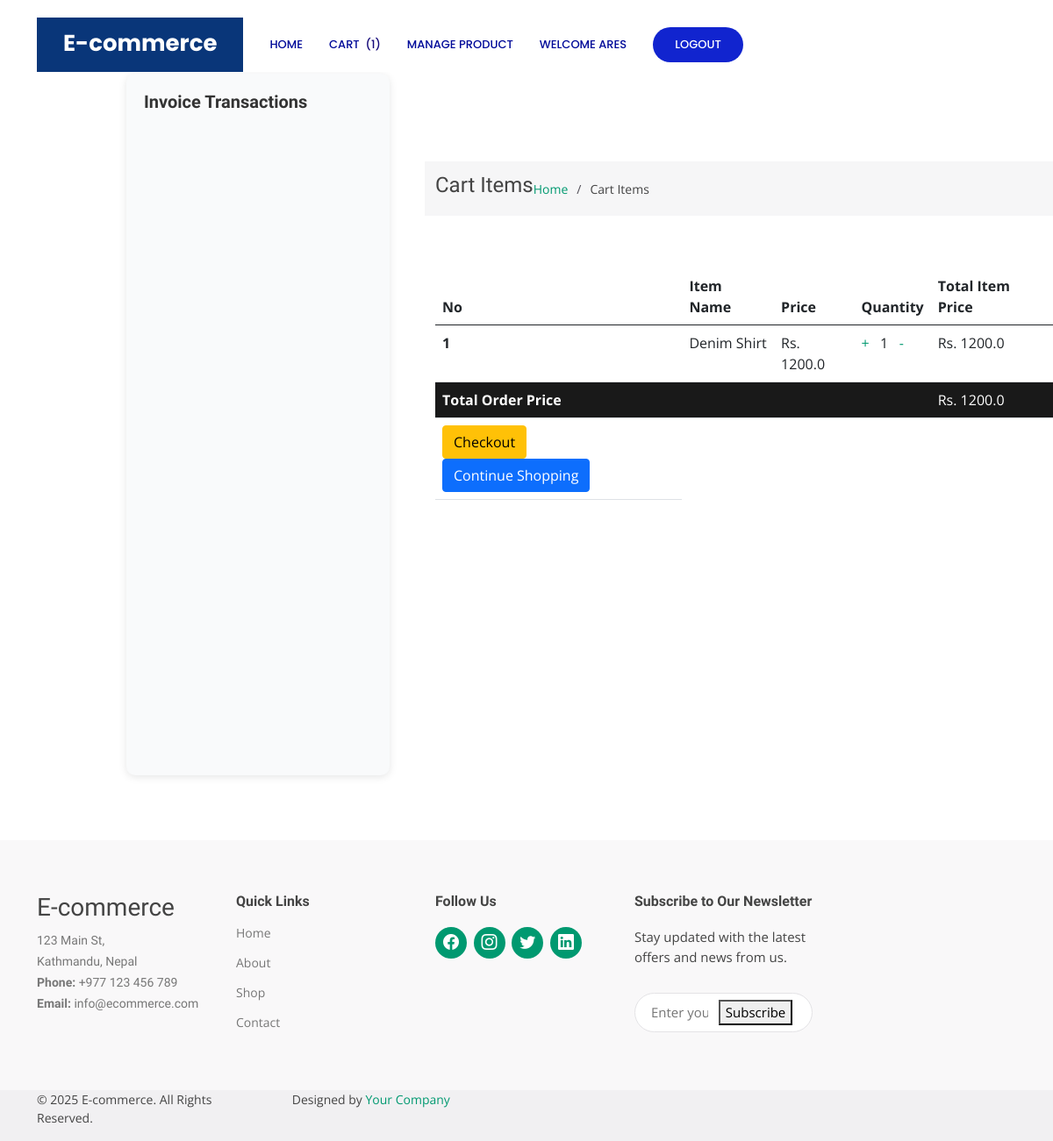
/orderlist (signed in), run on an earlier commit of the app's database.
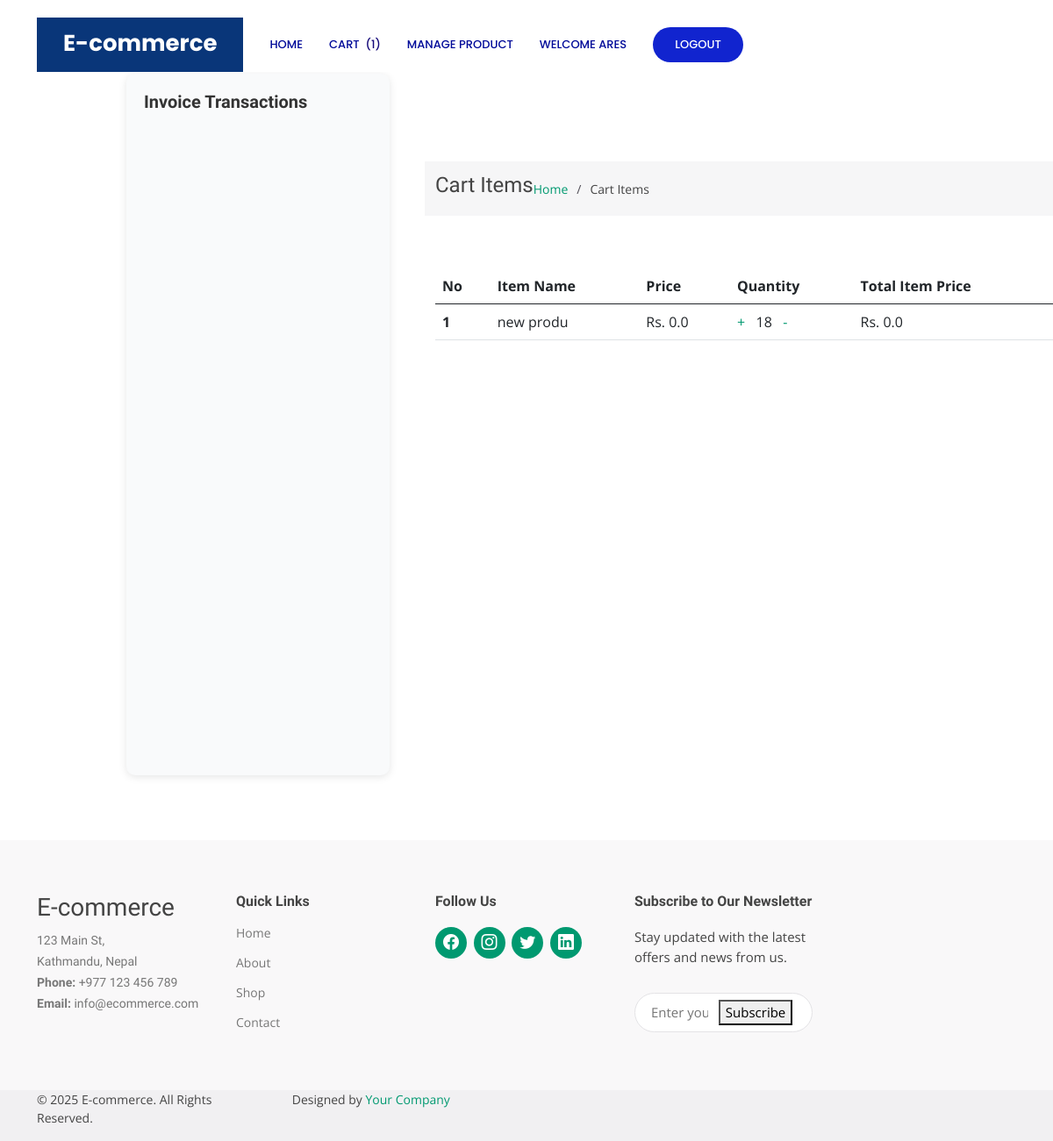
And on a later commit of the database.
### core/models.py (models this page shows, shortened)
class Order(models.Model):
    user = models.ForeignKey(User, on_delete=models.CASCADE)
    items = models.ManyToManyField(OrderItem)
    start_date = models.DateTimeField(auto_now_add=True)
    ordered_date = models.DateTimeField()
    ordered = models.BooleanField(default=False)
    order_id = models.UUIDField(default=uuid.uuid4, editable=False, unique=True)
    datetime_ofpayment = models.DateTimeField(auto_now_add=True)
    order_delivered = models.BooleanField(default=False)
    order_received = models.BooleanField(default=False)
    product_order_id = models.CharField(max_length=500, null=True, blank=True)
    esewa_payment_id = models.CharField(max_length=500, null=True, blank=True)
    def get_total_price(self):
        total = 0
        for order_item in self.items.all():
            total += order_item.get_final_price()
        return total

class OrderItem(models.Model):
    user = models.ForeignKey(User, on_delete=models.CASCADE)
    ordered = models.BooleanField(default=False)
    product = models.ForeignKey(Product, on_delete=models.CASCADE)
    quantity = models.IntegerField(default=1)
    def get_total_item_price(self):
        return self.quantity * self.product.price
    def get_final_price(self):
        return self.get_total_item_price()

class Product(models.Model):
    name = models.CharField(max_length=100)
    category = models.ForeignKey("Category", on_delete=models.CASCADE)
    desc = models.TextField()
    price = models.FloatField(default=0.0)
    product_available_count = models.IntegerField(default=0)
    img = models.ImageField(upload_to="images/")

### core/views.py (the view)
# urls.py: path("orderlist", views.orderlist, name="orderlist"),
def orderlist(request):
    invoices = Invoice.objects.filter(user_id=request.user.id)
    print("Invoices:", invoices)
    if Order.objects.filter(user=request.user, ordered=False).exists():
        order = Order.objects.get(user=request.user, ordered=False)
        return render(request, "core/orderlist.html", {"order": order, "invoices": invoices})
    return render(request, "core/orderlist.html", {"message": "Your Cart is Empty", "invoices": invoices})

### templates/core/orderlist.html (shortened to what this page needs)
{% extends 'core/base.html' %}  {% block content %}
<div>
  <div id="main" class="container mx-auto px-4 py-8">
    <div class="sidebar">
      <h3>Invoice Transactions</h3>
    </div>
    <main id="main-container">
      <section class="breadcrumbs">
        <div class="container">
          <h2>Cart Items</h2>
          <div class="d-flex justify-content-between align-items-center">
            <ol>
              <li><a href="{% url 'index' %}">Home</a></li>
              <li>Cart Items</li>
            </ol>
          </div>
        </div>
      </section>
      <section class="inner-page">
        <div class="container">
          <table class="table">
            <thead class="thead-dark">
              <tr>
                <th scope="col">No</th>
                <th scope="col">Item Name</th>
                <th scope="col">Price</th>
                <th scope="col">Quantity</th>
                <th scope="col">Total Item Price</th>
              </tr>
            </thead>
            <tbody>
              {% for order_item in order.items.all %}
              <tr>
                <th scope="row">{{ forloop.counter }}</th>
                <td>{{ order_item.product.name }}</td>
                <td>Rs. {{ order_item.product.price }}</td>
                <td>
                  <a href="{% url 'add_item' order_item.product.pk %}">+</a>
                  &nbsp; {{ order_item.quantity }} &nbsp;
                  <a href="{% url 'remove_item' order_item.product.pk %}">-</a>
                </td>
                <td>Rs. {{ order_item.get_total_item_price }}</td>
              </tr>
              {% endfor %} {% if order.get_total_price %}
              <tr class="row100 body" style="background-color: #191919">
                <td class="cell100 column1" style="color: white">
                  <b>Total Order Price</b>
                </td>
                <td class="cell100 column2"></td>
                <td class="cell100 column3"></td>
                <td class="cell100 column4"></td>
                <td class="cell100 column5" style="color: white">
                   Rs. {{ order.get_total_price}}
                </td>
              </tr>
              <tr class="row100 body">
                <td class="cell100 column1">
                  <a
                    href="{% url 'payment' %}"
                    class="btn btn-warning float-right ml-2"
                    >Checkout</a
                  >
                  <a href="/" class="btn btn-primary float-right"
                    >Continue Shopping</a
                  >
                </td>
              </tr>
              {% endif %}
            </tbody>
          </table>
        </div>
      </section>
    </main>
  </div>
  <div class="pagination mt-6">
  </div>
</div>
{% endblock %}

### templates/core/base.html (shortened to what this page needs)
<!doctype html>
{% load static %} {% load cart_template_tag %}
<html lang="en">
    <head>
        <link href="{% static 'css/style.css' %}" rel="stylesheet" />
        <link href="{% static 'vendor/aos/aos.css' %}" rel="stylesheet" />
        <link
            href="{% static 'vendor/bootstrap/css/bootstrap.min.css' %}"
            rel="stylesheet"
        />
        <link
            href="{% static 'vendor/bootstrap-icons/bootstrap-icons.css' %}"
            rel="stylesheet"
        />
        <link
            href="{% static 'vendor/boxicons/css/boxicons.min.css' %}"
            rel="stylesheet"
        />
        <link
            href="{% static 'vendor/glightbox/css/glightbox.min.css' %}"
            rel="stylesheet"
        />
        <link
            href="{% static 'vendor/remixicon/remixicon.css' %}"
            rel="stylesheet"
        />
        <link
            href="{% static 'vendor/swiper/swiper-bundle.min.css' %}"
            rel="stylesheet"
        />
        <link href="{% static 'css/style.css' %}" rel="stylesheet" />
    </head>
    <body>
        <header id="header" class="fixed-top d-flex align-items-center">
            <div class="container">
                <div
                    class="header-container d-flex align-items-center justify-content-between"
                >
                    <div class="logo">
                        <h1 class="text-light">
                            <a href="{% url 'index' %}"
                                ><span>E-commerce</span></a
                            >
                        </h1>
                    </div>
                    <nav id="navbar" class="navbar">
                        <ul>
                            {% if user.is_authenticated %}
                            <li>
                                <a class="nav-link scrollto active" href="/"
                                    >Home</a
                                >
                            </li>
                            <li>
                                <a
                                    class="nav-link scrollto active"
                                    href="{% url 'orderlist' %}"
                                    >Cart&nbsp;&nbsp;
                                    <div style="color: rgb(20, 9, 121)">
                                        ({{request.user | cart_item_count }})
                                    </div>
                                </a>
                            </li>
                            {% if user.is_superuser %}
                            <li>
                                <a
                                    class="nav-link scrollto active"
                                    href="/manageProducts"
                                    >Manage Product</a
                                >
                            </li>
                            {% endif %}
                            <li>
                                <a class="nav-link scrollto active" href="#hero"
                                    >Welcome {{user.username}}</a
                                >
                            </li>
                            <li>
                                <a
                                    class="getstarted scrollto"
                                    href="{% url 'user_logout' %}"
                                    >Logout</a
                                >
                            </li>
                            {% endif %}
                        </ul>
                    </nav>
                </div>
            </div>
        </header>
         {% block content %} {% endblock %}
        <footer id="footer">
            <div class="footer-top">
                <div class="container">
                    <div class="row">
                        <div class="col-lg-3 col-md-6 footer-contact">
                            <h3>E-commerce</h3>
                            <p>
                                123 Main St, <br />
                                Kathmandu, Nepal <br />
                                <strong>Phone:</strong> +977 123 456 789<br />
                                <strong>Email:</strong> info@ecommerce.com<br />
                            </p>
                        </div>
                        <div class="col-lg-3 col-md-6 footer-links">
                            <h4>Quick Links</h4>
                            <ul>
                                <li><a href="{% url 'index' %}">Home</a></li>
                                <li><a href="#">About</a></li>
                                <li>
                                    <a href="{% url 'all_products' %}">Shop</a>
                                </li>
                                <li>
                                    <a href="/accounts/contact">Contact</a>
                                </li>
                            </ul>
                        </div>
                        <div class="col-lg-3 col-md-6 footer-social">
                            <h4>Follow Us</h4>
                            <div class="social-links">
                                <a
                                    href="https://www.facebook.com"
                                    class="facebook"
                                    target="_blank"
                                    ><i class="bi bi-facebook"></i
                                ></a>
                                <a
                                    href="https://www.instagram.com"
                                    class="instagram"
                                    target="_blank"
                                    ><i class="bi bi-instagram"></i
                                ></a>
                                <a
                                    href="https://www.twitter.com"
                                    class="twitter"
                                    target="_blank"
                                    ><i class="bi bi-twitter"></i
                                ></a>
                                <a
                                    href="https://www.linkedin.com"
                                    class="linkedin"
                                    target="_blank"
                                    ><i class="bi bi-linkedin"></i
                                ></a>
                            </div>
                        </div>
                        <div class="col-lg-3 col-md-6 footer-newsletter">
                            <h4>Subscribe to Our Newsletter</h4>
                            <p>
                                Stay updated with the latest offers and news
                                from us.
                            </p>
                            <form action="" method="post">
                                <input
                                    type="email"
                                    name="email"
                                    placeholder="Enter your email"
                                    required
                                />
                                <button type="submit">Subscribe</button>
                            </form>
                        </div>
                    </div>
                </div>
            </div>
            <div class="footer-bottom">
                <div class="container">
                    <div class="row">
                        <div class="col-lg-6 text-center text-lg-start">
                            <p>&copy; 2025 E-commerce. All Rights Reserved.</p>
                        </div>
                        <div class="col-lg-6 text-center text-lg-end">
                            <p>
                                Designed by
                                <a
                                    href="https://www.yourwebsite.com"
                                    target="_blank"
                                    >Your Company</a
                                >
                            </p>
                        </div>
                    </div>
                </div>
            </div>
        </footer>
    </body>
</html>

What changed in the data, as far as the page shows it:
removed OrderItem: product.name "Denim Shirt", product.price "1200.0", quantity "1", get_total_item_price "1200.0"
no longer on this page (row edited): Order: get_total_price "1200.0"
added OrderItem: product.name "new produ", product.price "0.0", quantity "18", get_total_item_price "0.0"
Also different on the page:
text no longer shown: "Total Order Price Rs. Checkout Continue Shopping"
